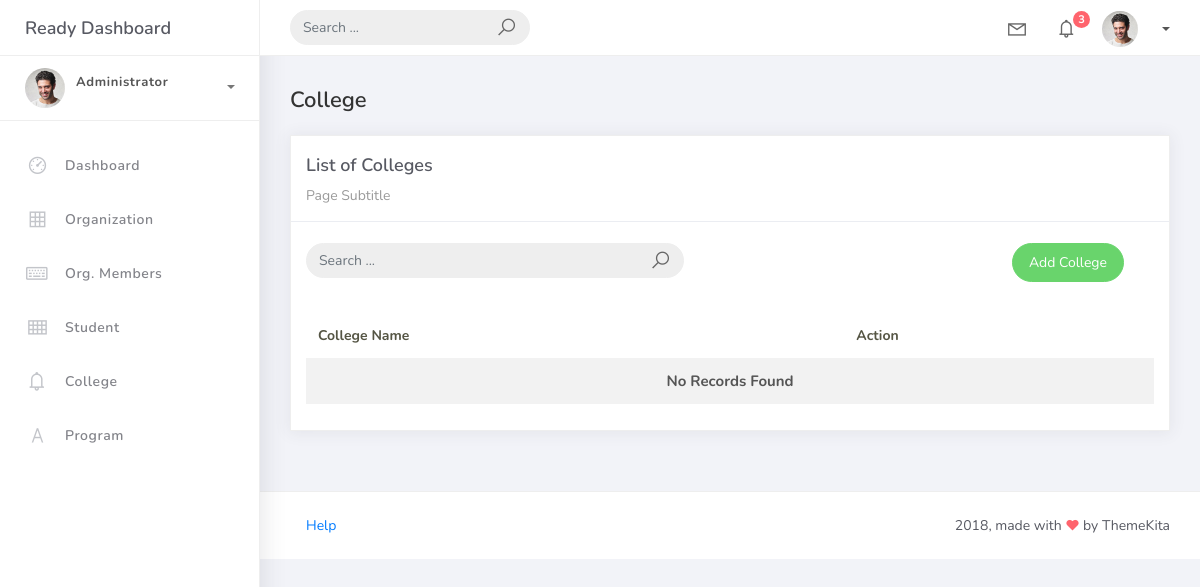
Before: /college_list/ with the older database file.
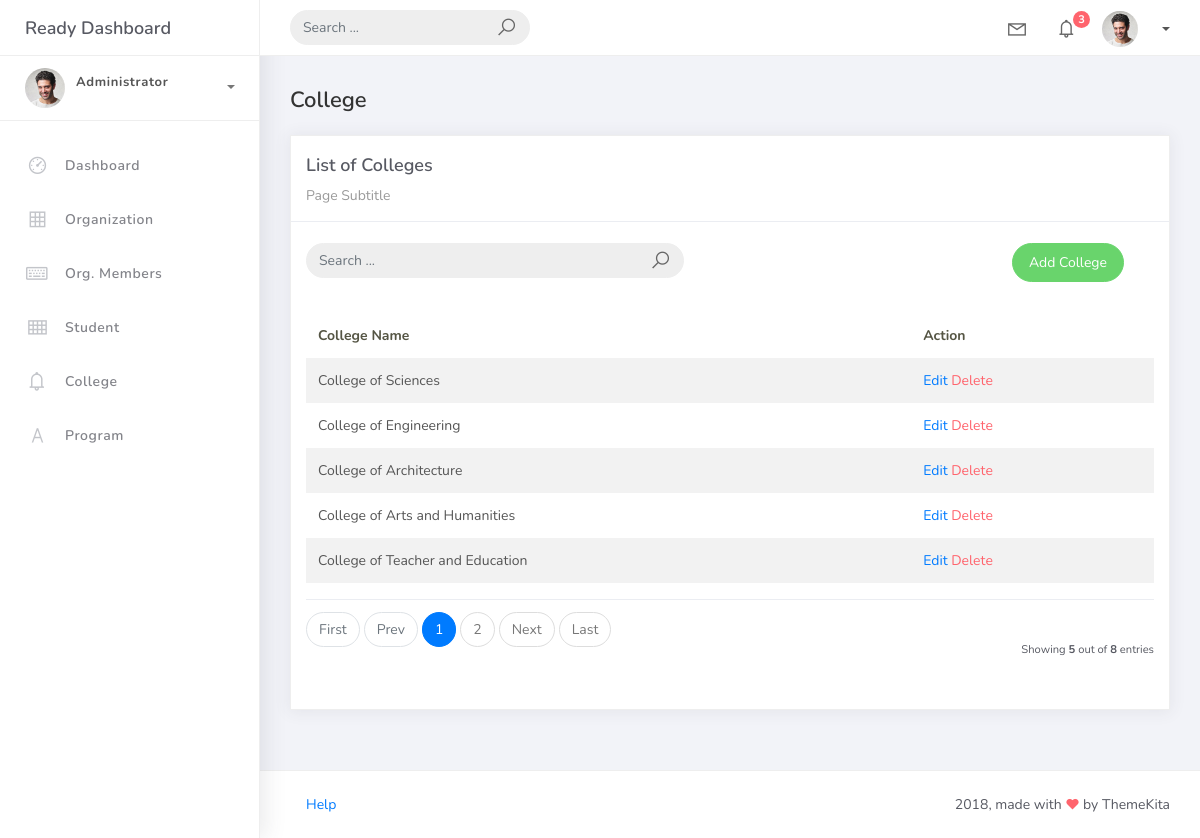
After: the same page with the newer database file.
### studentorg/models.py (models this page shows, shortened)
class BaseModel(models.Model):
    created_at = models.DateTimeField(auto_now_add=True, db_index=True)
    updated_at = models.DateTimeField(auto_now=True)
    class Meta:
        abstract = True

class College(BaseModel):
    college_name = models.CharField(max_length=150)

### studentorg/views.py (the view)
# urls.py: path("college_list/", CollegeListView.as_view(), name="college-list"),
class CollegeListView(ListView):
    model = College
    template_name = "college_list.html"
    paginate_by = 5
    def get_queryset(self):
        qs = super().get_queryset()
        query = self.request.GET.get("q")
        if query:
            qs = qs.filter(
                Q(college_name__icontains=query)
            )
        return qs

### templates/college_list.html
{% extends 'base.html' %}
{% load static %}
{% block content %}
<div class="content">
    <div class="container-fluid">
        <h4 class="page-title">College</h4>
        <div class="row">
            <div class="col-md-12">
                <div class="card">
                    <div class="card-header">
                        <div class="card-title">List of Colleges</div>
                        <div class="card-category">Page Subtitle</div>
                    </div>
                    <br />
                    <div class="col-md-12 row">
                        <div class="col-md-6">
                            <form class="navbar-left navbar-form nav-search mr-md-3"
                                  action="{% url 'college-list' %}"
                                  method="get">
                                <div class="input-group">
                                    <input type="text"
                                           placeholder="Search ..."
                                           class="form-control"
                                           name="q"
                                           value="{{ request.GET.q }}">
                                    <div class="input-group-append">
                                        <span class="input-group-text">
                                            <i class="la la-search search-icon"></i>
                                        </span>
                                    </div>
                                </div>
                            </form>
                        </div>
                        <div class="col-md-6">
                            <div class="pull-right">
                                <a href="{% url 'college-add' %}"
                                   class="btn btn-success btn-rounded">
                                    Add College
                                </a>
                            </div>
                        </div>
                    </div>
                    <div class="card-body">
                        <table class="table table-striped mt-3">
                            <thead>
                                <tr>
                                    <th scope="col">College Name</th>
                                    <th scope="col">Action</th>
                                </tr>
                            </thead>
                            <tbody>
                                {% for object in object_list %}
                                <tr>
                                    <td>{{ object.college_name }}</td>
                                    <td>
                                        <a href="{% url 'college-update' object.id %}">
                                            Edit
                                        </a>
                                        <a href="{% url 'college-delete' object.id %}"
                                           class="text-danger">
                                            Delete
                                        </a>
                                    </td>
                                </tr>
                                {% empty %}
                                <tr>
                                    <td colspan="2" style="text-align: center">
                                        <p class="text-sm font-weight-bold mb-0">
                                            No Records Found
                                        </p>
                                    </td>
                                </tr>
                                {% endfor %}
                            </tbody>
                        </table>
                        {% include 'includes/pagination.html' %}
                    </div>
                </div>
            </div>
        </div>
    </div>
</div>
{% endblock %}

Changed rows visible on the page:
added College: college_name "College of Sciences"
added College: college_name "College of Engineering"
added College: college_name "College of Architecture"
added College: college_name "College of Arts and Humanities"
added College: college_name "College of Teacher and Education"
Other visible differences:
{{ object_list.count }}: (not shown) → "5"
{{ paginator.count }}: (not shown) → "8"
text no longer shown: "No Records Found"
text now shown: "First Prev Next Last Showing out of entries"
new list line: "1"
new list line: "2"
